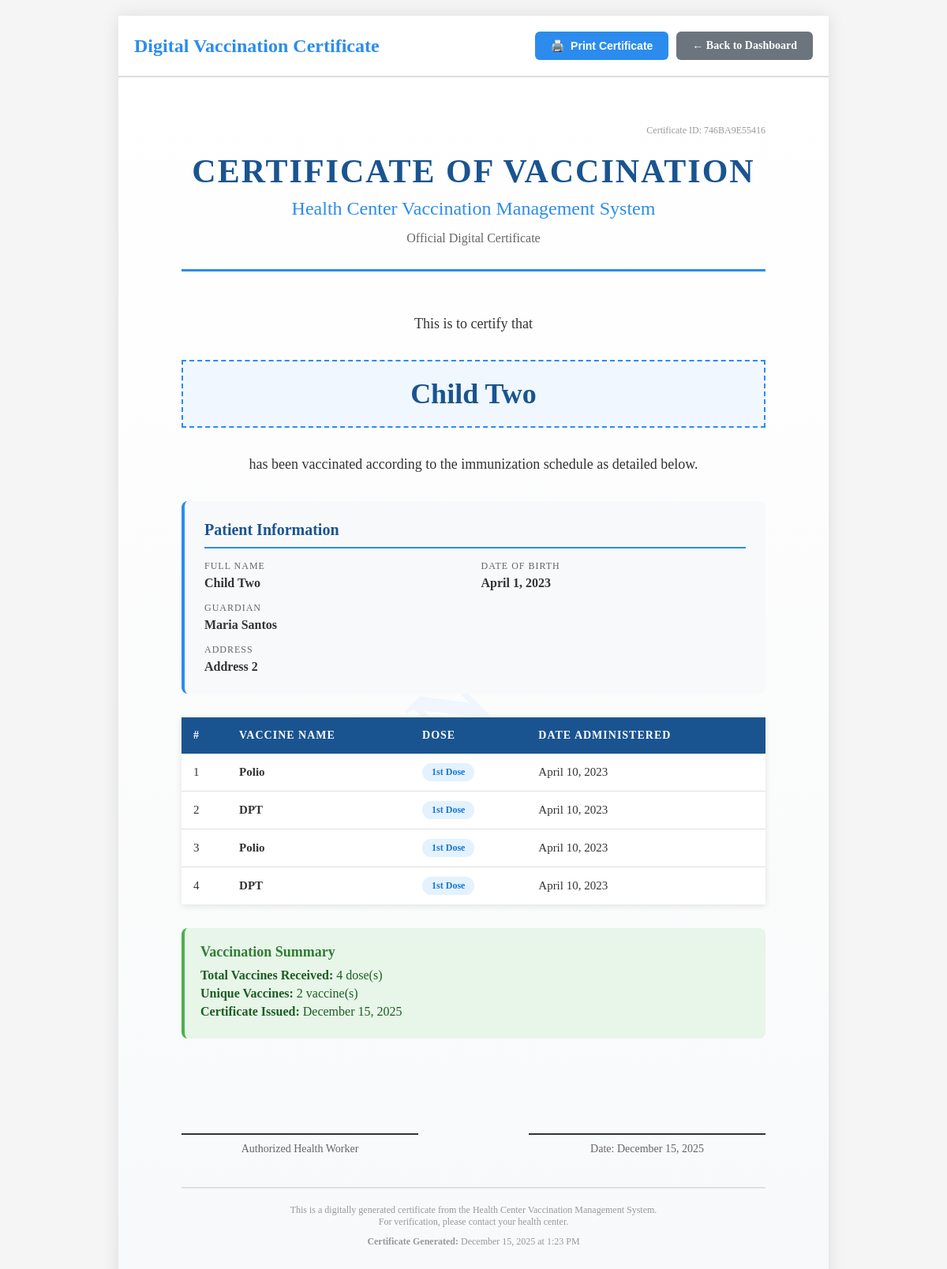
Page /patient/certificate.php (signed in) on the committed database.
### tables this page shows
CREATE TABLE `users` (
  `id` int(10) UNSIGNED NOT NULL,
  `username` varchar(100) NOT NULL,
  `password_hash` varchar(255) NOT NULL,
  `role` enum('admin','health_worker','patient') NOT NULL DEFAULT 'patient',
  `full_name` varchar(255) DEFAULT NULL,
  `email` varchar(255) DEFAULT NULL,
  `created_at` timestamp NOT NULL DEFAULT current_timestamp(),
  `status` enum('active','inactive') NOT NULL DEFAULT 'active',
  `phone` varchar(30) DEFAULT NULL,
  `avatar_url` varchar(512) DEFAULT NULL,
  `last_login` datetime DEFAULT NULL,
  `updated_at` timestamp NULL DEFAULT NULL ON UPDATE current_timestamp()
);

CREATE TABLE `patient_profiles` (
  `id` int(10) UNSIGNED NOT NULL,
  `user_id` int(10) UNSIGNED NOT NULL,
  `child_name` varchar(255) DEFAULT NULL,
  `birth_date` date DEFAULT NULL,
  `guardian_name` varchar(255) DEFAULT NULL,
  `address` text DEFAULT NULL,
  `created_at` timestamp NOT NULL DEFAULT current_timestamp()
);

CREATE TABLE `vaccination_records` (
  `id` int(10) UNSIGNED NOT NULL,
  `patient_id` int(10) UNSIGNED NOT NULL,
  `vaccine_id` int(10) UNSIGNED NOT NULL,
  `date_given` date NOT NULL,
  `dose` int(11) NOT NULL DEFAULT 1,
  `created_at` timestamp NOT NULL DEFAULT current_timestamp()
);

CREATE TABLE `vaccines` (
  `id` int(10) UNSIGNED NOT NULL,
  `name` varchar(255) NOT NULL,
  `manufacturer` varchar(255) DEFAULT NULL,
  `description` text DEFAULT NULL,
  `storage_condition` varchar(255) DEFAULT NULL,
  `created_at` timestamp NOT NULL DEFAULT current_timestamp()
);

### patient/certificate.php (the view, shortened to what this page needs)
<?php
$mysqli = require __DIR__ . '/../config/db.php';
$patient_id = (int) $_SESSION['user_id'];
$user = ['full_name' => $_SESSION['full_name'] ?? ($_SESSION['username'] ?? 'Patient')];
$stmt = $mysqli->prepare('SELECT full_name, email FROM users WHERE id = ? LIMIT 1');
if ($stmt) {
  $stmt->bind_param('i', $patient_id);
  $stmt->execute();
  $res = $stmt->get_result();
  if ($row = $res->fetch_assoc()) {
    if (!empty($row['full_name'])) {
      $user['full_name'] = $row['full_name'];
    }
    if (!empty($row['email'])) {
      $user['email'] = $row['email'];
    }
  }
}
$profile = null;
$stmt = $mysqli->prepare('SELECT child_name, birth_date, guardian_name, address FROM patient_profiles WHERE user_id = ? LIMIT 1');
if ($stmt) {
  $stmt->bind_param('i', $patient_id);
  $stmt->execute();
  $res = $stmt->get_result();
  $profile = $res->fetch_assoc() ?: null;
}
$records = [];
$stmt = $mysqli->prepare('
  SELECT v.name AS vaccine_name, vr.date_given, vr.dose, vr.created_at
  FROM vaccination_records vr
  JOIN vaccines v ON v.id = vr.vaccine_id
  WHERE vr.patient_id = ?
  ORDER BY vr.date_given ASC, vr.dose ASC
');
if ($stmt) {
  $stmt->bind_param('i', $patient_id);
  $stmt->execute();
  $res = $stmt->get_result();
  while ($r = $res->fetch_assoc()) {
    $records[] = $r;
  }
}
$totalVaccines = count($records);
$uniqueVaccines = [];
foreach ($records as $record) {
  if (!in_array($record['vaccine_name'], $uniqueVaccines)) {
    $uniqueVaccines[] = $record['vaccine_name'];
  }
}
$uniqueVaccineCount = count($uniqueVaccines);
$guardianName = '';
$relationship = '';
$actualAddress = '';
if ($profile && !empty($profile['guardian_name'])) {
  if (preg_match('/^(.+?)\s*\((.+?)\)$/', $profile['guardian_name'], $matches)) {
    $guardianName = trim($matches[1]);
    $relationship = trim($matches[2]);
  } else {
    $guardianName = $profile['guardian_name'];
  }
}
if ($profile && !empty($profile['address'])) {
  $addressParts = explode("\n\n", $profile['address']);
  $actualAddress = trim($addressParts[0] ?? '');
}
$childName = !empty($profile['child_name']) ? $profile['child_name'] : $user['full_name'];
$birthDate = $profile['birth_date'] ?? '';
$certificateIssueDate = date('F j, Y');
$certificateIssueDateTime = date('F j, Y \a\t g:i A');
?>
<!DOCTYPE html>
<html lang="en">
<head>
</head>
<body>
  <div class="certificate-container">
    <div class="no-print">
      <h1>Digital Vaccination Certificate</h1>
      <div class="btn-group">
        <button onclick="window.print()" class="btn btn-primary">
          <span>🖨️</span> Print Certificate
        </button>
        <a href="/HealthCenter/patient/p_dashboard.php" class="btn btn-secondary">
          ← Back to Dashboard
        </a>
      </div>
    </div>
    <div class="certificate">
      <div class="watermark">HCNVMS</div>
      <div class="certificate-content">
        <div class="certificate-id">
          Certificate ID: <?= strtoupper(substr(md5($patient_id . $user['full_name']), 0, 12)) ?>
        </div>
        <div class="header">
          <h1>CERTIFICATE OF VACCINATION</h1>
          <h2>Health Center Vaccination Management System</h2>
          <div class="subtitle">Official Digital Certificate</div>
        </div>
        <div class="certificate-body">
          <div class="certificate-text">
            This is to certify that
          </div>
          <div class="patient-name">
            <?= htmlspecialchars($childName) ?>
          </div>
          <div class="certificate-text">
            has been vaccinated according to the immunization schedule as detailed below.
          </div>
          <div class="patient-info">
            <h3>Patient Information</h3>
            <div class="info-grid">
              <div class="info-item">
                <span class="info-label">Full Name</span>
                <span class="info-value"><?= htmlspecialchars($childName) ?></span>
              </div>
              <?php if (!empty($birthDate)): ?>
              <div class="info-item">
                <span class="info-label">Date of Birth</span>
                <span class="info-value"><?= htmlspecialchars(date('F j, Y', strtotime($birthDate))) ?></span>
              </div>
              <?php endif; ?>
              <?php if (!empty($guardianName)): ?>
              <div class="info-item">
                <span class="info-label"><?= htmlspecialchars($relationship ?: 'Guardian') ?></span>
                <span class="info-value"><?= htmlspecialchars($guardianName) ?></span>
              </div>
              <?php endif; ?>
              <?php if (!empty($actualAddress)): ?>
              <div class="info-item" style="grid-column: 1 / -1;">
                <span class="info-label">Address</span>
                <span class="info-value"><?= htmlspecialchars($actualAddress) ?></span>
              </div>
              <?php endif; ?>
            </div>
          </div>
          <?php if (!empty($records)): ?>
            <table class="vaccination-table">
              <thead>
                <tr>
                  <th>#</th>
                  <th>Vaccine Name</th>
                  <th>Dose</th>
                  <th>Date Administered</th>
                </tr>
              </thead>
              <tbody>
                <?php foreach ($records as $index => $record): ?>
                  <tr>
                    <td><?= $index + 1 ?></td>
                    <td><strong><?= htmlspecialchars($record['vaccine_name']) ?></strong></td>
                    <td>
                      <span class="dose-badge">
                        <?= htmlspecialchars($record['dose'] ?? 'N/A') ?><?= is_numeric($record['dose']) ? (($record['dose'] == 1) ? 'st' : (($record['dose'] == 2) ? 'nd' : (($record['dose'] == 3) ? 'rd' : 'th'))) . ' Dose' : '' ?>
                      </span>
                    </td>
                    <td><?= htmlspecialchars(date('F j, Y', strtotime($record['date_given']))) ?></td>
                  </tr>
                <?php endforeach; ?>
              </tbody>
            </table>
            <div class="summary">
              <h3>Vaccination Summary</h3>
              <p><strong>Total Vaccines Received:</strong> <?= $totalVaccines ?> dose(s)</p>
              <p><strong>Unique Vaccines:</strong> <?= $uniqueVaccineCount ?> vaccine(s)</p>
              <p><strong>Certificate Issued:</strong> <?= $certificateIssueDate ?></p>
            </div>
          <?php endif; ?>
        </div>
        <div class="signature-section">
          <div class="signature-box">
            <div class="signature-line"></div>
            <div class="signature-label">Authorized Health Worker</div>
          </div>
          <div class="signature-box">
            <div class="signature-line"></div>
            <div class="signature-label">Date: <?= $certificateIssueDate ?></div>
          </div>
        </div>
        <div class="footer">
          <p>This is a digitally generated certificate from the Health Center Vaccination Management System.</p>
          <p>For verification, please contact your health center.</p>
          <p style="margin-top: 10px;"><strong>Certificate Generated:</strong> <?= $certificateIssueDateTime ?></p>
        </div>
      </div>
    </div>
  </div>
</body>
</html>

### patient/certificate.php (style rules this page uses)
* { margin: 0; padding: 0; box-sizing: border-box; }
body { font-family: 'Georgia', 'Times New Roman', serif; background: #f5f5f5; padding: 20px; color: #333; }
.certificate-container { max-width: 900px; margin: 0 auto; background: white; box-shadow: 0 0 20px rgba(0,0,0,0.1); }
.no-print { background: white; padding: 20px; border-bottom: 2px solid #ddd; display: flex; justify-content: space-between; align-items: center; flex-wrap: wrap; gap: 15px; }
.no-print h1 { font-size: 24px; color: #2b8cee; margin: 0; }
.btn-group { display: flex; gap: 10px; flex-wrap: wrap; }
.btn { padding: 10px 20px; border: none; border-radius: 6px; cursor: pointer; font-size: 14px; font-weight: 600; transition: all 0.3s; display: inline-flex; align-items: center; gap: 8px; text-decoration: none; }
.btn-primary { background: #2b8cee; color: white; }
.btn-secondary { background: #6c757d; color: white; }
.certificate { padding: 60px 80px; position: relative; min-height: 800px; background: linear-gradient(to bottom, #ffffff 0%, #f8f9fa 100%); }
.watermark { position: absolute; top: 50%; left: 50%; transform: translate(-50%, -50%) rotate(-45deg); font-size: 120px; font-weight: bold; color: rgba(43, 140, 238, 0.05); z-index: 0; white-space: nowrap; }
.certificate-content { position: relative; z-index: 1; }
.header { text-align: center; margin-bottom: 50px; padding-bottom: 30px; border-bottom: 3px solid #2b8cee; }
.header h1 { font-size: 42px; font-weight: bold; color: #1a5490; margin-bottom: 10px; letter-spacing: 2px; }
.header h2 { font-size: 24px; color: #2b8cee; font-weight: normal; margin-top: 10px; }
.header .subtitle { font-size: 16px; color: #666; margin-top: 15px; }
.certificate-body { margin: 40px 0; }
.certificate-text { font-size: 18px; line-height: 1.8; text-align: center; margin-bottom: 30px; }
.patient-name { font-size: 36px; font-weight: bold; color: #1a5490; text-align: center; margin: 30px 0; padding: 20px; border: 2px dashed #2b8cee; background: #f0f7ff; }
.patient-info { background: #f8f9fa; padding: 25px; border-radius: 8px; margin: 30px 0; border-left: 4px solid #2b8cee; }
.patient-info h3 { font-size: 20px; color: #1a5490; margin-bottom: 15px; border-bottom: 2px solid #2b8cee; padding-bottom: 10px; }
.info-grid { display: grid; grid-template-columns: repeat(2, 1fr); gap: 15px; margin-top: 15px; }
.info-item { display: flex; flex-direction: column; }
.info-label { font-size: 12px; color: #666; text-transform: uppercase; letter-spacing: 1px; margin-bottom: 5px; }
.info-value { font-size: 16px; color: #333; font-weight: 600; }
.vaccination-table { width: 100%; border-collapse: collapse; margin: 30px 0; background: white; box-shadow: 0 2px 8px rgba(0,0,0,0.1); }
.vaccination-table thead { background: #1a5490; color: white; }
.vaccination-table th { padding: 15px; text-align: left; font-size: 14px; font-weight: 600; text-transform: uppercase; letter-spacing: 1px; }
.vaccination-table td { padding: 12px 15px; border-bottom: 1px solid #e0e0e0; font-size: 15px; }
.vaccination-table tbody tr:last-child td { border-bottom: none; }
.dose-badge { display: inline-block; padding: 4px 12px; border-radius: 12px; font-size: 12px; font-weight: 600; background: #e3f2fd; color: #1976d2; }
.summary { background: #e8f5e9; padding: 20px; border-radius: 8px; margin: 30px 0; border-left: 4px solid #4caf50; }
.summary h3 { font-size: 18px; color: #2e7d32; margin-bottom: 10px; }
.summary p { font-size: 16px; color: #1b5e20; margin: 5px 0; }
.signature-section { margin-top: 60px; display: flex; justify-content: space-between; align-items: flex-end; }
.signature-box { text-align: center; flex: 1; max-width: 300px; }
.signature-line { border-top: 2px solid #333; margin: 60px 0 10px 0; width: 100%; }
.signature-label { font-size: 14px; color: #666; margin-top: 5px; }
.footer { text-align: center; margin-top: 40px; padding-top: 20px; border-top: 2px solid #e0e0e0; font-size: 12px; color: #999; }
.certificate-id { text-align: right; font-size: 12px; color: #999; margin-bottom: 20px; }

### rows in the picture
users: full_name "746BA9E55416"
patient_profiles: child_name "Child Two", birth_date "April 1, 2023", guardian_name "Maria Santos", address "Address 2"
vaccination_records: vaccine.name "Polio", dose "1", shows "st", shows "Dose", date_given "April 10, 2023"
vaccination_records: vaccine.name "DPT", dose "1", shows "st", shows "Dose", date_given "April 10, 2023"
vaccination_records: vaccine.name "Polio", dose "1", shows "st", shows "Dose", date_given "April 10, 2023"
vaccination_records: vaccine.name "DPT", dose "1", shows "st", shows "Dose", date_given "April 10, 2023"

### other values in the picture
$relationship ?: 'Guardian' "GUARDIAN"
$totalVaccines "4"
$uniqueVaccineCount "2"
